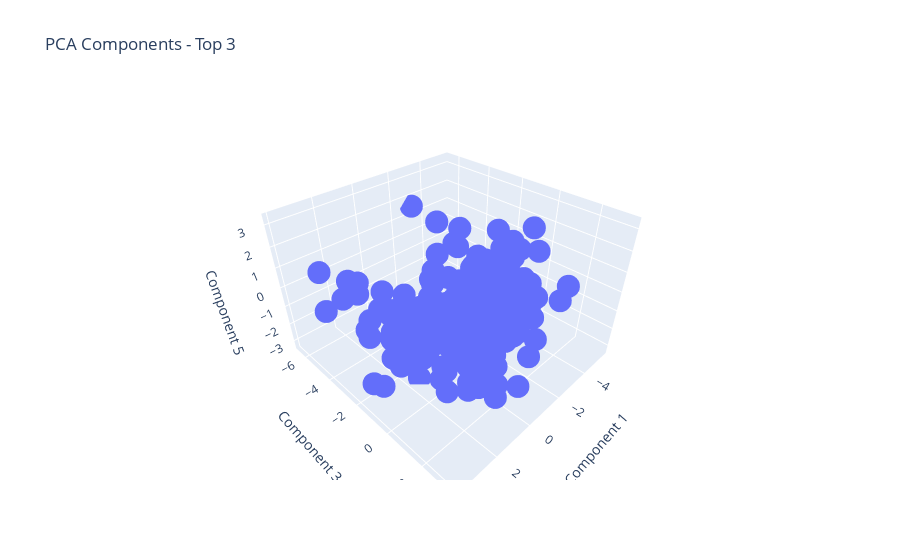

Source (notebook cell):
### Code cell
''' Visualize PCA Components - 3D '''

# sl = offense_tendencies.sample(frac=0.25, random_state=42)

fig = px.scatter_3d(
    data_frame=offense_tendencies,
    x='Component 1',
    y='Component 3',
    z='Component 5',
    title='PCA Components - Top 3'
)
fig.show()

### Figure 1 — Plotly figure (JSON) as saved in the notebook; plotly's stock layout.template omitted (floating-point values rounded to 4 significant figures; data arrays with more than 128 entries replaced by an {"elided": "..."} marker saying what was removed)
{"data": [{"hovertemplate": "Component 1=%{x}<br>Component 3=%{y}<br>Component 5=%{z}<extra></extra>", "legendgroup": "", "marker": {"color": "#636efa", "symbol": "circle"}, "mode": "markers", "name": "", "scene": "scene", "showlegend": false, "type": "scatter3d", "x": {"elided": "224 float values"}, "y": {"elided": "224 float values"}, "z": {"elided": "224 float values"}}], "layout": {"legend": {"tracegroupgap": 0}, "scene": {"domain": {"x": [0, 1], "y": [0, 1]}, "xaxis": {"title": {"text": "Component 1"}}, "yaxis": {"title": {"text": "Component 3"}}, "zaxis": {"title": {"text": "Component 5"}}}, "title": {"text": "PCA Components - Top 3"}}}
